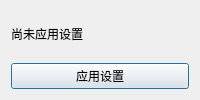
<?xml version="1.0" encoding="UTF-8"?>
<ui version="4.0">
 <class>Dialog</class>
 <widget class="QDialog" name="Dialog">
  <property name="windowTitle"><string>机器人设置</string></property>
  <layout class="QVBoxLayout" name="verticalLayout">
   <item><widget class="QLabel" name="statusLabel">
    <property name="text"><string>尚未应用设置</string></property>
   </widget></item>
   <item><widget class="QPushButton" name="applyButton">
    <property name="text"><string>应用设置</string></property>
   </widget></item>
  </layout>
 </widget>
 <resources/>
 <connections/>
</ui>
